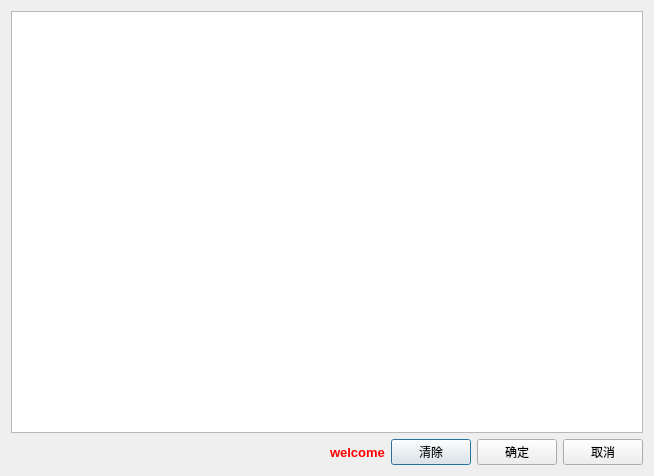
<?xml version="1.0" encoding="UTF-8"?>
<ui version="4.0">
 <class>labelprint_goodinfo_add_dialog</class>
 <widget class="QDialog" name="labelprint_goodinfo_add_dialog">
  <property name="geometry">
   <rect>
    <x>0</x>
    <y>0</y>
    <width>654</width>
    <height>476</height>
   </rect>
  </property>
  <property name="windowTitle">
   <string>Dialog</string>
  </property>
  <property name="styleSheet">
   <string notr="true"/>
  </property>
  <layout class="QVBoxLayout" name="verticalLayout">
   <item>
    <widget class="QTableView" name="tableView"/>
   </item>
   <item>
    <layout class="QHBoxLayout" name="horizontalLayout">
     <item>
      <spacer name="horizontalSpacer">
       <property name="orientation">
        <enum>Qt::Horizontal</enum>
       </property>
       <property name="sizeHint" stdset="0">
        <size>
         <width>40</width>
         <height>20</height>
        </size>
       </property>
      </spacer>
     </item>
     <item>
      <widget class="QLabel" name="label">
       <property name="styleSheet">
        <string notr="true">color:red;
font:bold 10pt;</string>
       </property>
       <property name="text">
        <string>welcome</string>
       </property>
      </widget>
     </item>
     <item>
      <widget class="lds_toolbar_button_nowrap" name="pushButton_clear">
       <property name="text">
        <string>清除</string>
       </property>
      </widget>
     </item>
     <item>
      <widget class="lds_toolbar_button_nowrap" name="pushButton">
       <property name="text">
        <string>确定</string>
       </property>
       <property name="icon">
        <iconset resource="peripheral.qrc">
         <normaloff>:/image/ok.png</normaloff>:/image/ok.png</iconset>
       </property>
      </widget>
     </item>
     <item>
      <widget class="lds_toolbar_button_nowrap" name="pushButton_2">
       <property name="text">
        <string>取消</string>
       </property>
       <property name="icon">
        <iconset resource="peripheral.qrc">
         <normaloff>:/image/exit.png</normaloff>:/image/exit.png</iconset>
       </property>
      </widget>
     </item>
    </layout>
   </item>
  </layout>
 </widget>
 <customwidgets>
  <customwidget>
   <class>lds_toolbar_button_nowrap</class>
   <extends>QPushButton</extends>
   <header>lds_toolbar_button_nowrap.h</header>
  </customwidget>
 </customwidgets>
 <resources>
  <include location="peripheral.qrc"/>
 </resources>
 <connections>
  <connection>
   <sender>pushButton</sender>
   <signal>clicked()</signal>
   <receiver>labelprint_goodinfo_add_dialog</receiver>
   <slot>accept()</slot>
   <hints>
    <hint type="sourcelabel">
     <x>270</x>
     <y>276</y>
    </hint>
    <hint type="destinationlabel">
     <x>148</x>
     <y>266</y>
    </hint>
   </hints>
  </connection>
  <connection>
   <sender>pushButton_2</sender>
   <signal>clicked()</signal>
   <receiver>labelprint_goodinfo_add_dialog</receiver>
   <slot>reject()</slot>
   <hints>
    <hint type="sourcelabel">
     <x>373</x>
     <y>280</y>
    </hint>
    <hint type="destinationlabel">
     <x>190</x>
     <y>285</y>
    </hint>
   </hints>
  </connection>
 </connections>
</ui>
